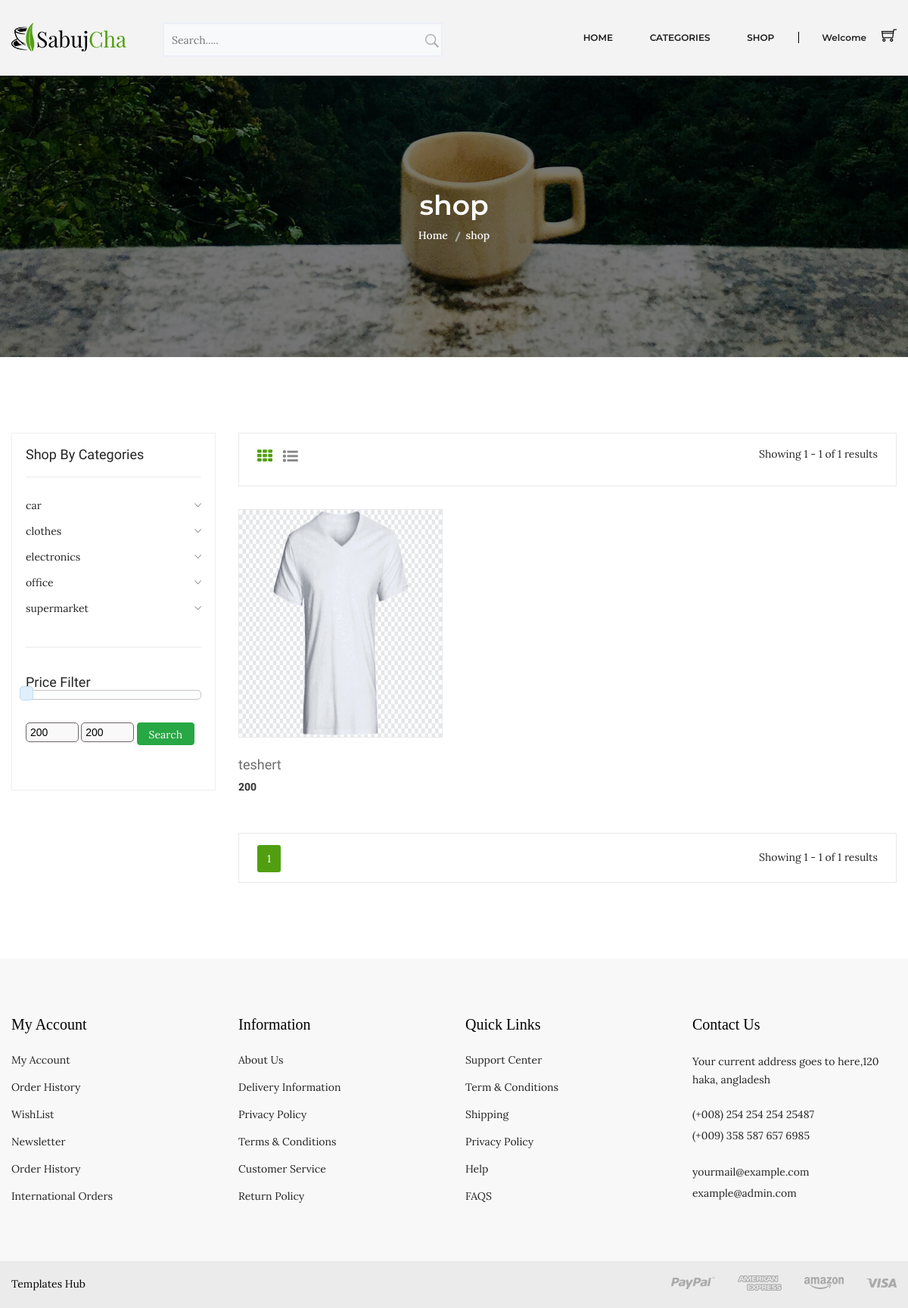
Screenshot of /shop.php?cat=4&page=1 with the database file from the repository.
### tables this page shows
CREATE TABLE `products` (
  `id` bigint(20) UNSIGNED NOT NULL,
  `name_en` varchar(50) NOT NULL,
  `name_ar` varchar(50) NOT NULL,
  `price` decimal(7,0) NOT NULL,
  `quantity` smallint(3) NOT NULL DEFAULT 1,
  `status` tinyint(1) NOT NULL COMMENT '1=>active , 0 => not active',
  `desc_en` varchar(1000) NOT NULL,
  `decs_ar` varchar(1000) NOT NULL,
  `image` varchar(50) NOT NULL,
  `brand_id` bigint(20) UNSIGNED DEFAULT NULL,
  `subcategory_id` bigint(20) UNSIGNED NOT NULL,
  `created_at` timestamp NOT NULL DEFAULT current_timestamp(),
  `updated_at` timestamp NOT NULL DEFAULT current_timestamp() ON UPDATE current_timestamp()
);

CREATE TABLE `categories` (
  `id` bigint(20) UNSIGNED NOT NULL,
  `name_en` varchar(25) NOT NULL,
  `name_ar` varchar(25) NOT NULL,
  `image` varchar(50) NOT NULL DEFAULT 'default.jpg',
  `status` tinyint(1) NOT NULL DEFAULT 1 COMMENT '1 => active , 0 => not active  ',
  `created_at` timestamp NOT NULL DEFAULT current_timestamp(),
  `updated_at` timestamp NOT NULL DEFAULT current_timestamp() ON UPDATE current_timestamp()
);

### app/database/models/Product.php (called while the page is built, shortened)
<?php
include_once __DIR__ . "\..\config\connection.php";
class Product extends connection implements crud
{
    private $name_en;
    private $status;
    private $subcategory_id;
    private $category_id;
    private $brand_id;
    private $limit ;
    private $offset;
    public function setStatus($status)
    {
        $this->status = $status;
        return $this;
    }
    public function setCategory_id($category_id)
    {
        $this->category_id = $category_id;
        return $this;
    }
    public function setLimit($limit)
    {
        $this->limit = $limit;
        return $this;
    }
    public function setOffset($offset)
    {
        $this->offset = $offset;
        return $this;
    }
    public function readBycat()
    {
        $query = "SELECT `id`,`name_en`,`desc_en`,`price`,`image` FROM `products_details` WHERE `status` = $this->status AND `category_id` = $this->category_id ORDER BY `price`,`name_en` LIMIT $this->limit OFFSET $this->offset";
        return $this->runDQL($query);
    }
    public function maxPriceAndMinPrice(){
       $value = "";
        if (isset($this->brand_id)) {
            $value = " WHERE `brand_id` = $this->brand_id";
        }elseif(isset($this->subcategory_id)){
            $value = " WHERE `subcategory_id` = $this->subcategory_id";
        }elseif(isset($this->category_id)){
            $value = " WHERE `category_id` = $this->category_id";
        }elseif(isset($this->name_en)){
            $value = " WHERE `name_en` LIKE '$this->name_en%' ORDER BY `price`,`name_en`";
        }else {
            $value = "";
        }
        $query = "SELECT COUNT(`id`) AS `total`, MAX(`price`) AS `max_price`, MIN(`price`) AS `min_price` FROM `products_details` $value ";
        return $this->runDQL($query) ;
    }
}

### app/database/config/connection.php (called while the page is built, shortened)
<?php
class connection {
   private $hostname = 'localhost';
   private $username = 'root';
   private $password = '';
   private $database = 'ecommerce';
   private $con;
    public function __construct()
    {
        $this->con = new mysqli($this->hostname,$this->username,$this->password,$this->database);
    }
    protected function runDQL($query)
    {
        $result = $this->con->query($query);
        if ($result->num_rows > 0) {
            return $result ;
        }else{
            return [];
        }
    }
}

### app/database/models/Category.php (called while the page is built, shortened)
<?php
include_once __DIR__."\..\config\connection.php";
class Category extends connection implements crud {
    private $status;
    public function setStatus($status)
    {
        $this->status = $status;
        return $this;
    }
    public function read()
    {
        $query = "SELECT `id`,`name_en` FROM `categories` WHERE `status` = $this->status  ORDER BY `name_en`";
        return $this->runDQL($query);
    }
}

### shop.php (the view, shortened to what this page needs)
<?php
include_once 'layout/header.php';
include_once 'layout/nav.php';
include_once 'layout/breadcrumb.php';
$productObject = new Product;
$productObject->setStatus(1);
$limit = 10;
$page = isset($_GET['page']) ? $_GET['page'] : 1;
$offset = ($page - 1) * $limit;
if ($_GET) {
    if (isset($_GET['sub']) && isset($_GET['page'])) {
        if (is_numeric($_GET['sub'])) {
            $subcategoryObject->setId($_GET['sub']);
            $subResult = $subcategoryObject->getSubById();
            if ($subResult) {
                $productObject->setSubcategory_id($_GET['sub']);
                $productObjectResult = $productObject->setLimit($limit)->setOffset($offset)->readBySub();
                $productObjectPriceResult = $productObject->setSubcategory_id($_GET['sub'])->maxPriceAndMinPrice();
                if (isset($productObjectPriceResult)) {
                    $filterPrice = $productObjectPriceResult->fetch_object();
                }
                $totalProducts = $filterPrice->total;
                $totalPages = ceil($totalProducts / $limit);
            } else {
                die;
            }
        } else {
            die;
        }
    } elseif (isset($_GET['cat'])) {
        if (is_numeric($_GET['cat']) && isset($_GET['page'])) {
            $categoryObject->setId($_GET['cat']);
            $catResult = $categoryObject->getCatById();
            if ($catResult) {
                $productObject->setCategory_id($_GET['cat']);
                $productObjectResult = $productObject->setLimit($limit)->setOffset($offset)->readBycat();
                $productObjectPriceResult = $productObject->setCategory_id($_GET['cat'])->maxPriceAndMinPrice();
                if (isset($productObjectPriceResult)) {
                    $filterPrice = $productObjectPriceResult->fetch_object();
                }
                $totalProducts = $filterPrice->total;
                $totalPages = ceil($totalProducts / $limit);
            } else {
                header('location:errors/404.php');
                die;
            }
        } else {
            header('location:errors/404.php');
            die;
        }
    } else {
    }
}
function unKnowGet($Get)
{
    if (isset($_GET['sub']) && $Get = $_GET['sub']) {
        $Get = 'sub=' . $_GET['sub'] . '&';
    } elseif (isset($_GET['cat']) && $Get = $_GET['cat']) {
        $Get = 'cat=' . $_GET['cat'] . '&';
    } elseif (isset($_GET['brand']) && $Get = $_GET['brand']) {
        $Get = 'brand=' . $_GET['brand'] . '&';
    } elseif (isset($_GET['search']) && $Get = $_GET['search']) {
        $Get = 'search=' . $_GET['search'] . '&';
    } else {
        $Get = '';
    }
    return $Get;
}
?>
<div class="shop-page-area ptb-100">
    <div class="container">
        <div class="row flex-row-reverse">
            <div class="col-lg-9">
                <div class="shop-topbar-left">
                    <div class="shop-topbar-wrapper">
                        <ul class="view-mode">
                            <li class="active"><a href="#product-grid" data-view="product-grid"><i
                                        class="fa fa-th"></i></a></li>
                            <li><a href="#product-list" data-view="product-list"><i class="fa fa-list-ul"></i></a></li>
                        </ul>
                        <p>Showing <?= $offset + 1 ?> - <?= min($offset + $limit, $totalProducts) ?> of
                            <?= $totalProducts ?> results </p>
                    </div>
                </div>
                <div class="grid-list-product-wrapper" id="searchRange">
                    <div class="product-grid product-view pb-20">
                        <div class="row">
                            <?php
                            if (!empty($productObjectResult)) {
                                $products = $productObjectResult->fetch_all(MYSQLI_ASSOC);
                                foreach ($products as $index => $product) {
                            ?>
                            <div class="product-width col-xl-4 col-lg-4 col-md-4 col-sm-6 col-12 mb-30"
                                id="searchRange">
                                <div class="product-wrapper">
                                    <div class="product-img">
                                        <a href="product-details.php?pro=<?= $product['id'] ?>">
                                            <img loading="lazy" alt="" src="assets/img/product/<?= $product['image'] ?>" style="height: 300px;">
                                        </a>
                                        <div class="product-action">
                                        </div>
                                    </div>
                                    <div class="product-content text-left">
                                        <div class="product-hover-style">
                                            <div class="product-title">
                                                <h4>
                                                    <a
                                                        href="product-details.php?pro=<?= $product['id'] ?>"><?= $product['name_en'] ?></a>
                                                </h4>
                                            </div>
                                        </div>
                                        <div class="product-price-wrapper">
                                            <span><?= $product['price'] ?></span>
                                        </div>
                                    </div>
                                </div>
                            </div>
                            <?php
                                }
                            }
                            ?>
                        </div>
                    </div>
                    <div class="pagination-total-pages">
                        <div class="pagination-style">
                            <ul>
                                <?php for ($i = 1; $i <= $totalPages; $i++) : ?>
                                <li><a class="<?= $i == $page ? 'active' : '' ?>"
                                        href="?<?= unKnowGet($_GET) ?>page=<?= $i ?>"><?= $i ?></a></li>
                                <?php endfor; ?>
                            </ul>
                        </div>
                        <div class="total-pages">
                            <p>Showing <?= $offset + 1 ?> - <?= min($offset + $limit, $totalProducts) ?> of
                                <?= $totalProducts ?> results </p>
                        </div>
                    </div>
                </div>
            </div>
            <div class="col-lg-3">
                <div class="shop-sidebar-wrapper gray-bg-7 shop-sidebar-mrg">
                    <div class="shop-widget">
                        <h4 class="shop-sidebar-title">Shop By Categories</h4>
                        <div class="shop-catigory">
                            <ul id="faq">
                                <?php
                                if (!empty($categoriesResult)) {
                                    foreach ($categoriesResult as $index => $category) {
                                ?>
                                <li> <a data-toggle="collapse" data-parent="#faq" href="#shop-catigory-<?= $index ?>">
                                        <?= $category['name_en'] ?> <i class="ion-ios-arrow-down"></i></a>
                                </li>
                                <?php
                                    }
                                }
                                ?>
                            </ul>
                        </div>
                    </div>
                    <div class="shop-price-filter mt-40 shop-sidebar-border pt-35">
                        <h4 class="shop-sidebar-title">Price Filter</h4>
                        <div class="row">
                            <div class="col-md-12">
                                <div id="slider-range" class="price-filter-range" name="rangeInput"></div>
                                <div style="margin:30px auto">
                                    <form method="post">
                                        <input type="number" name="min_price" min=0 max="<?= $filterPrice->max_price ?>"
                                            oninput="validity.valid||(value='<?= $filterPrice->min_price ?>');"
                                            id="min_price" class="price-range-field" />
                                        <input type="number" name="max_price" min=0 max="<?= $filterPrice->max_price ?>"
                                            oninput="validity.valid||(value='<?= $filterPrice->max_price ?>');"
                                            id="max_price" class="price-range-field" />
                                        <button class="btn btn-success rounded price-range-search"
                                            id="price-range-submt">Search</button>
                                    </form>
                                </div>
                            </div>
                        </div>
                    </div>
                </div>
            </div>
        </div>
    </div>
</div>
<?php
include_once "layout/footer.php";
?>
<?php
include_once "layout/endbody.php";
?>

### assets/css/mystyle.css (style rules this page uses)
.ui-slider-horizontal { width:100%; }
.price-range-field { width:30%; min-width: 16%; background-color:#f9f9f9; border: 1px solid #6e6666; color: black; font-family: myFont; font: normal 14px Arial, Helvetica, sans-serif; border-radius: 5px; height:26px; padding:5px; }

### shop.php (style rules this page uses)
.ui-slider-horizontal { width: 100%; }
.price-range-field { width: 30%; min-width: 16%; background-color: #f9f9f9; border: 1px solid #6e6666; color: black; font-family: myFont; font: normal 14px Arial, Helvetica, sans-serif; border-radius: 5px; height: 26px; padding: 5px; }

### rows the page displays
products: image (picture), name_en "teshert", price "200"
categories: name_en "car"
categories: name_en "clothes"
categories: name_en "electronics"
categories: name_en "office"
categories: name_en "supermarket"

### other values shown
$title "shop"
$offset + 1 "1"
min($offset + $limit, $totalProducts) "1"
$totalProducts "1"
